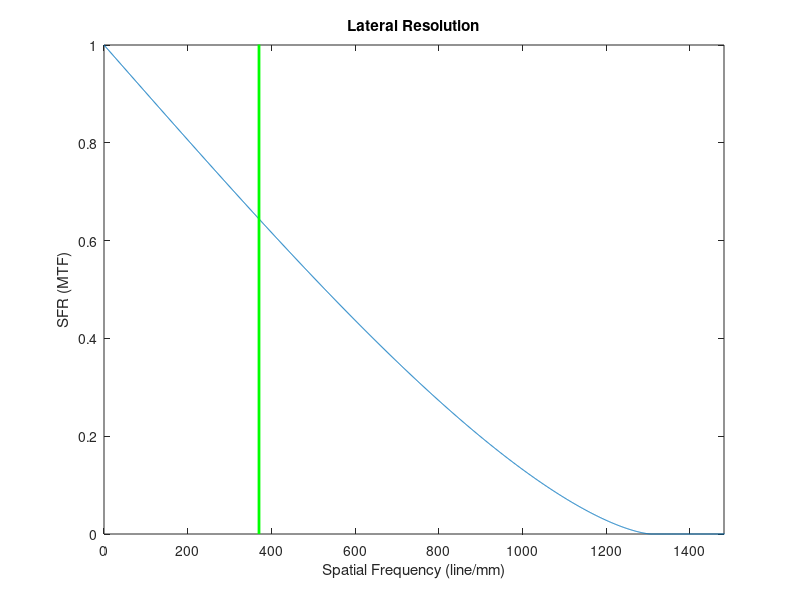

Here is the MATLAB script that generated this plot:
clf
clear all
%%
NA=0.51;

f_Number=1/(2*NA);

Lambda=0.78;    %micron

f0=1/Lambda/f_Number;   %unit: 1/micron

Sampling_Resolution=1.35;

Sampling_Freq=1/Sampling_Resolution*1000;

Nyquist=Sampling_Freq/2;

f0_lpm=f0*1000;   %unit: 1/mm

f=0:2000;

MTF_dl=2/pi*(acos(f/f0_lpm)-f./f0_lpm.*(1-(f/f0_lpm).^2).^0.5);

Rayleigh=0.61*Lambda/NA;

hax=axes; 
plot(f,MTF_dl);
title('Lateral Resolution')
hold on
line([Nyquist Nyquist],get(hax,'XLim'),'LineWidth',2,'Color','green')
xlim([0 Sampling_Freq*2]);
ylim([0 1]);
xlabel('Spatial Frequency (line/mm)');
ylabel('SFR (MTF)');
hold off
